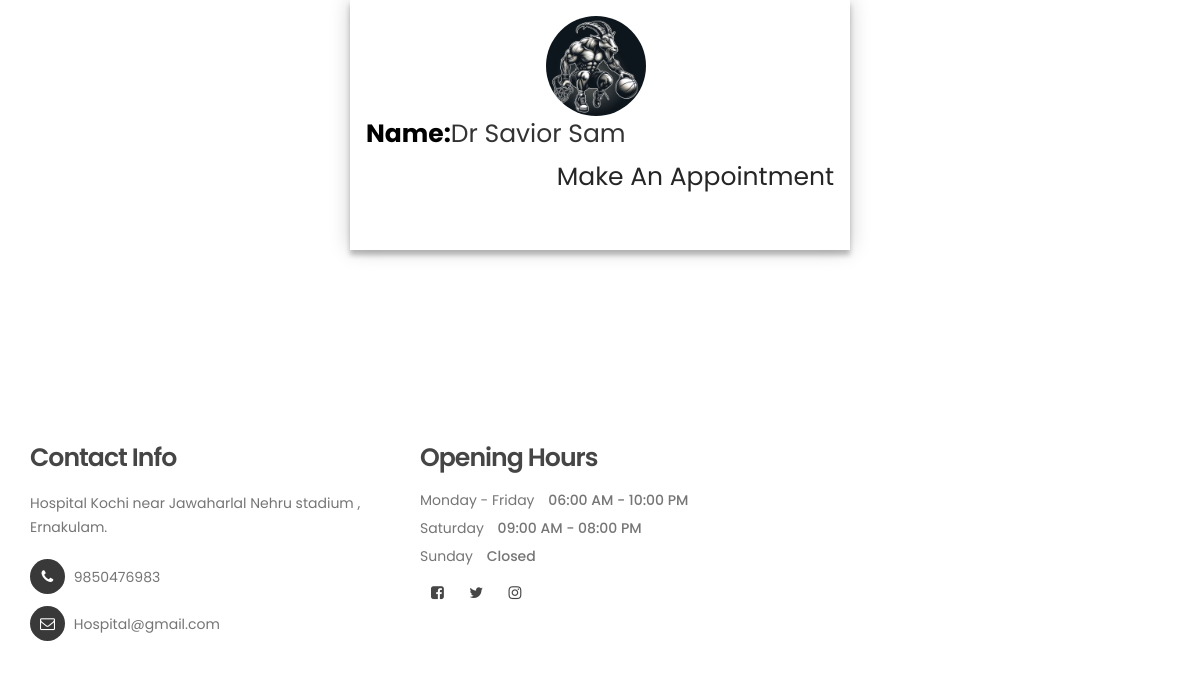
Before: /viewdoctors/1 (lower part) with the older database file.
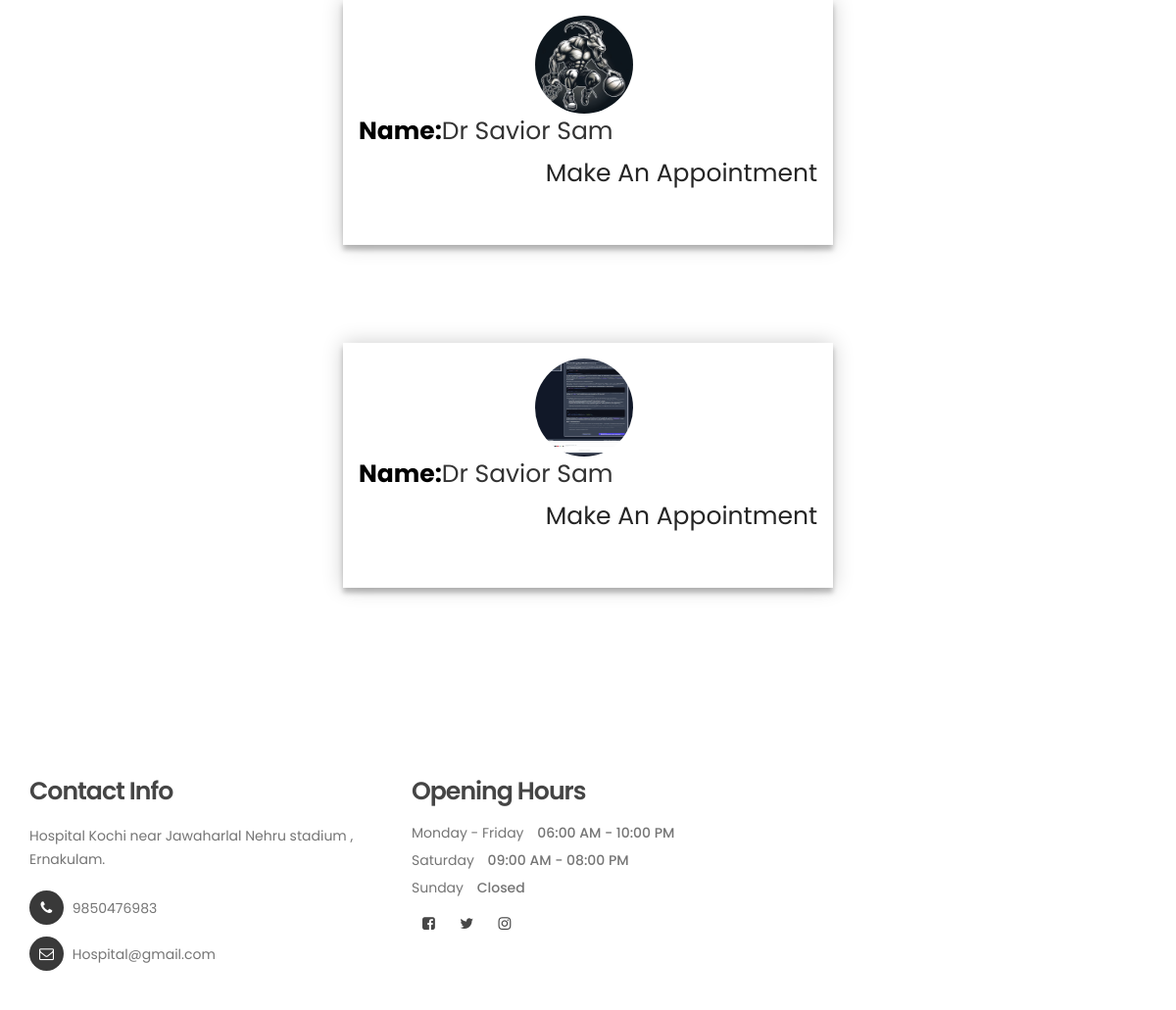
After: the same page with the newer database file.
### hospitalapp/models.py (models this page shows, shortened)
class doctorreg(models.Model):
    id = models.BigAutoField(primary_key=True)
    first_name=models.CharField(max_length=25)
    last_name=models.CharField(max_length=25)
    username = models.CharField(max_length=25)
    email = models.EmailField(max_length=25)
    Password = models.CharField(max_length=25)
    profilepic=models.ImageField()
    address=models.CharField(max_length=100)

### hospitalapp/views.py (the view)
# urls.py: path('viewdoctors/<uname>',views.viewdoctors),
def viewdoctors(request,uname):
    doctor=doctorreg.objects.all()
    return render(request,'viewdoctors.html',{'uname':uname,'doctor':doctor})

### template/viewdoctors.html (shortened to what this page needs)
<!DOCTYPE html>
<html lang="en">
<head>
     {% load static %}
     <link rel="stylesheet" href="{% static 'css/bootstrap.min.css' %}">
     <link rel="stylesheet" href="{% static 'css/font-awesome.min.css' %}">
     <link rel="stylesheet" href="{% static 'css/animate.css' %}">
     <link rel="stylesheet" href="{% static 'css/owl.carousel.css' %}">
     <link rel="stylesheet" href="{% static 'css/owl.theme.default.min.css' %}">
     <link rel="stylesheet" href="{% static 'css/tooplate-style.css' %}">
</head>
<body id="top" data-spy="scroll" data-target=".navbar-collapse" data-offset="50">
 <section id="appointment" data-stellar-background-ratio="3" style="position: relative; top:-100px;">
          <div class="container">
               <div class="row">
{% for i in doctor %}
                    <div class="box">
                                    <img src="{{ i.profilepic.url }}" style="position:relative; left:180px;"><br>
                                      <strong style="Color:black;"><b>Name:</b></strong>Dr {{ i.first_name }} {{i.last_name}}<br>
                                     <ul class="nav navbar-nav navbar-right">
                         <li class="appointment-btn"><a href="../booking/{{i.id}}/{{uname}}">Make An Appointment</a></li>
                    </ul>
 </div>
    {% endfor %}
</div>
</div>
</section>
 <footer data-stellar-background-ratio="5">
     <div class="container">
          <div class="row">
               <div class="col-md-4 col-sm-4">
                    <div class="footer-thumb">
                         <h4 class="wow fadeInUp" data-wow-delay="0.4s">Contact Info</h4>
                         <p>Hospital Kochi near Jawaharlal Nehru stadium , Ernakulam.</p>
                         <div class="contact-info">
                              <p><i class="fa fa-phone"></i> 9850476983</p>
                              <p><i class="fa fa-envelope-o"></i> <a href="#">Hospital@gmail.com</a></p>
                         </div>
                    </div>
               </div>
               <div class="col-md-6 col-sm-12">
                    <div class="footer-thumb">
                         <div class="opening-hours">
                              <h4 class="wow fadeInUp" data-wow-delay="0.4s">Opening Hours</h4>
                              <p>Monday - Friday <span>06:00 AM - 10:00 PM</span></p>
                              <p>Saturday <span>09:00 AM - 08:00 PM</span></p>
                              <p>Sunday <span>Closed</span></p>
                         </div>
                         <ul class="social-icon">
                              <li><a href="https://www.facebook.com/tooplate" class="fa fa-facebook-square" attr="facebook icon"></a></li>
                              <li><a href="#" class="fa fa-twitter"></a></li>
                              <li><a href="#" class="fa fa-instagram"></a></li>
                         </ul>
                    </div>
               </div>
          </div>
     </div>
</footer>
</body>
</html>

Changed rows visible on the page:
added doctorreg: profilepic (picture), first_name "Savior", last_name "Sam"
